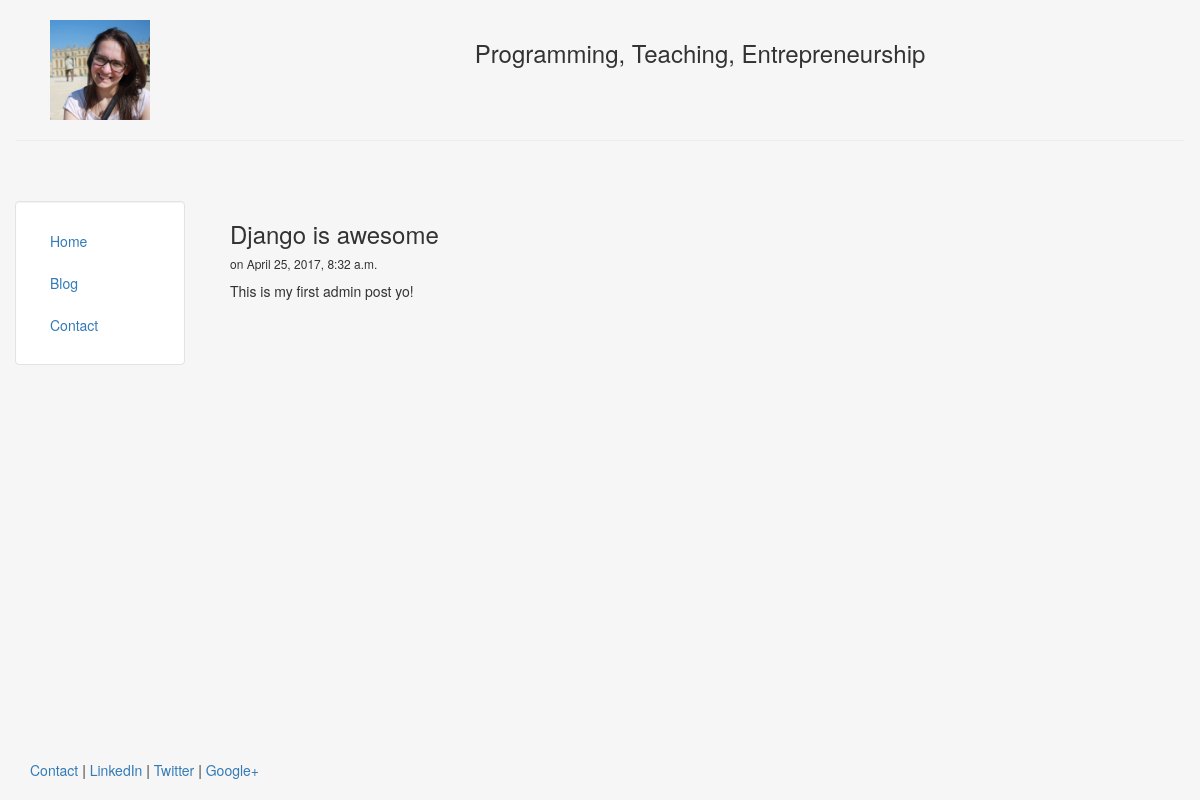
The page /blog/1 on the database its author committed.
### blog/models.py (models this page shows, shortened)
class Post(models.Model):
    title = models.CharField(max_length=140)
    body = models.TextField()
    date = models.DateTimeField()

### blog/templates/blog/post.html
{% extends "dashboard/header.html" %}
{% block content %}
    <h3>{{post.title}}</h3>
    <h6> on {{post.date}}</h6>
    {{post.body|safe|linebreaks}}
{% endblock %}

### dashboard/templates/dashboard/header.html (style rules this page uses)
html, body { height:100% }

### rows shown on the page
Post: title "Django is awesome", date "April 25, 2017, 8:32 a.m.", body "This is my first admin post yo!"
